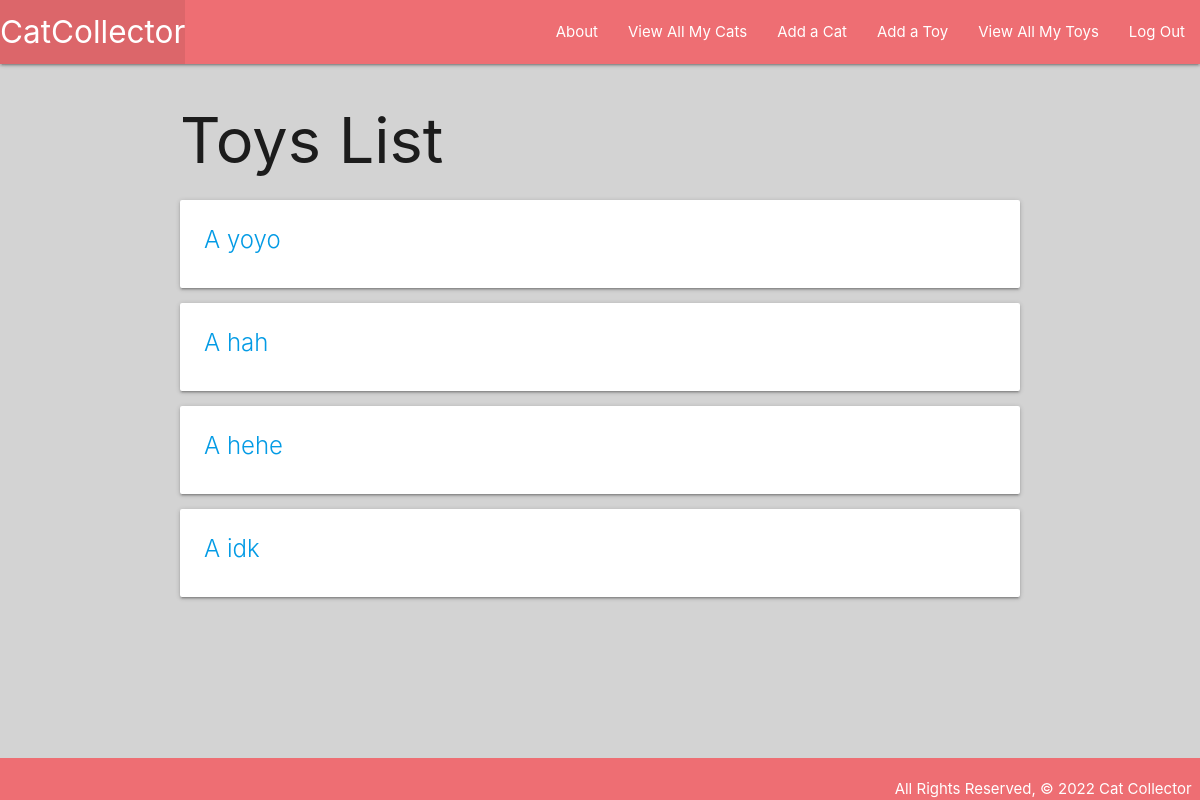
Screenshot of /toys/ (signed in) with the database file from the repository.
### main_app/models.py (models this page shows, shortened)
class Toy(models.Model):
    name = models.CharField(max_length=50)
    color = models.CharField(max_length=50)

### main_app/views.py (the view)
# urls.py: path('toys/', views.ToyList.as_view(), name='toys_index'),
class ToyList(LoginRequiredMixin, ListView):
    model = Toy
    template_name = 'toys/index.html'

### main_app/templates/toys/index.html
{% extends 'base.html' %}
{% block content %}
<h1>Toys List</h1>
{% for toy in object_list %}
<div class="card">
    <a href="{% url 'toys_detail' toy.id %}">
        <div class="card-content">
            <span class="card-title">A <span class="{{ toy.color }}-text"></span> {{ toy.name }}</span>
        </div>
    </a>
</div>
{% endfor %}
{% endblock %}

### main_app/static/css/style.css (style rules this page uses)
* { box-sizing: border-box; margin: 0; }
body { background-color: lightgray; display: flex; min-height: 100vh; flex-direction: column; }

### rows the page displays
Toy: name "yoyo"
Toy: name "hah"
Toy: name "hehe"
Toy: name "idk"
